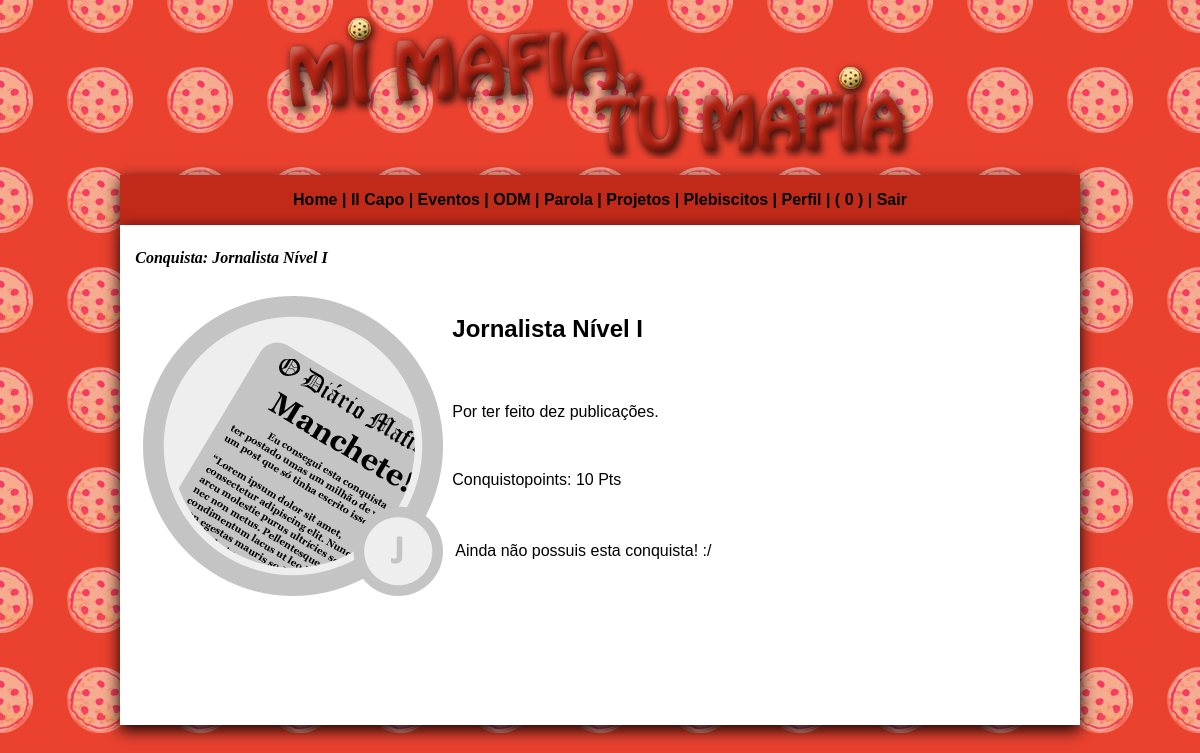
The page /badginfo.php?i=1 (signed in) on the database its author committed.
### tables this page shows
CREATE TABLE `badges` (
  `id_ba` int(11) NOT NULL,
  `nsup_ba` int(11) NOT NULL,
  `ninf_ba` int(11) NOT NULL,
  `name_ba` varchar(255) NOT NULL,
  `img_ba` varchar(255) NOT NULL,
  `valueof_ba` varchar(50) NOT NULL,
  `value_ba` int(11) NOT NULL,
  `text_ba` text DEFAULT NULL,
  `next_ba` int(11) NOT NULL
);

### rest.php (called while the page is built, shortened)
<?php
if (isset($_SESSION['usera'])){
   $login_user = $_SESSION['usera'];
}else{
   header("Location:index.php");
   exit;
}
?>

### badginfo.php (the view, shortened to what this page needs)
<?php
include('rest.php');
include('conectar.php');
$badgid = $_GET['i'];
$query_guy= "SELECT * FROM user WHERE nickname_user = ?";
$stmt_guy = $conexao->prepare($query_guy);
$stmt_guy->bind_param("s", $login_user);
$stmt_guy->execute();
$rs_guy   = $stmt_guy->get_result();
$infoguy  = $rs_guy->fetch_assoc();
$id_useruma     = $infoguy['id_user'];
$query_badgi = "SELECT * FROM badges WHERE id_ba = ?";
$stmt_badgi = $conexao->prepare($query_badgi);
$stmt_badgi->bind_param("i", $badgid);
$stmt_badgi->execute();
$rs_badgi = $stmt_badgi->get_result();
$infobadg = $rs_badgi->fetch_assoc();
$nome_badgi		= $infobadg['name_ba'];
$su_badgi		= $infobadg['nsup_ba'];
$in_badgi		= $infobadg['ninf_ba'];
$img_badgi		= $infobadg['img_ba'];
$valof_badgi	= $infobadg['valueof_ba'];
$text_badgi		= $infobadg['text_ba'];
$query_badgim = "SELECT * FROM badge_won WHERE iduse_bw = ? AND idba_tot_bw = ? AND idba_bw = ?";
$stmt_badgim = $conexao->prepare($query_badgim);
$stmt_badgim->bind_param("iii", $id_useruma, $su_badgi, $in_badgi);
$stmt_badgim->execute();
$rs_badgim = $stmt_badgim->get_result();
$num_badgm = $rs_badgim->num_rows;
?>
<!DOCTYPE html PUBLIC "-//W3C//DTD XHTML 1.0 Transitional//EN" "http://www.w3.org/TR/xhtml1/DTD/xhtml1-transitional.dtd">
<html xmlns="http://www.w3.org/1999/xhtml">
<head>
<link rel="stylesheet" href="css/geral.css" type="text/css" />
</head>
<body leftmargin="0" topmargin="0" background="img/back2.png">
<table cellpadding="0" cellspacing="0" width="100%" border="0">
  <tr>
    <td width="10%">&nbsp;</td>
    <td align="center" valign="bottom"><p><img src="img/tit.png"></p></td>
    <td width="10%">&nbsp;</td>
  </tr>
  <tr>
    <td>&nbsp;</td>
    <td bgcolor="#c12a19" align="center" style="box-shadow: 0px 5px 15px #000;
" height="50"><?php include ('menu.php');?></td>
    <td>&nbsp;</td>
  </tr>
  <tr>
    <td>&nbsp;</td>
    <td bgcolor="#FFFFFF" style="box-shadow: 0px 5px 15px #000;
" height="500" valign="top">
<table width="100%" border="0">
      <tr>
      <td>&nbsp;</td>
      <td align="left" valign="top">
      <h4><i><font face="Georgia, Times New Roman, Times, serif">Conquista: <?=$nome_badgi?></font></i></h4>
      </td>
      <td>&nbsp;</td>
      </tr>
<tr>
<td>&nbsp;</td>
<td>
<table border="0" width="100%">
<tr>
<td width="310" align="center" rowspan="5" valign="top">
<img src="img/badges/<?=$img_badgi?>.png" title="<?=$nome_badgi?> - <?=$text_badgi?> - <?=$valof_badgi?> Pts" width="300" />
</td>
<td valign="top">
<h2><?=$nome_badgi?></h2>
</td>
</tr>
<tr>
<td valign="top">
<p>
<?=$text_badgi?>
</p>
</td>
</tr>
<tr>
<td valign="top">
<p>
Conquistopoints: <?=$valof_badgi?> Pts
</p>
</td>
</tr>
<tr>
<td valign="top">
<p><table border="0" width="100%">
<tr>
<?php
if($num_badgm == 0){
	echo '<td>Ainda não possuis esta conquista! :/</td>';
}
?>
</tr>
</table>
</p>
</td>
</tr>
</table>
</td>
<td>&nbsp;</td>
</tr>
      </table>
      </td>
      <td>&nbsp;</td>
      </tr>
    </table>
</body>
</html>

### css/geral.css (style rules this page uses)
body { font-family:Verdana, Geneva, sans-serif; }

### rows shown on the page
badges: name_ba "Jornalista Nível I", text_ba "Por ter feito dez publicações.", valueof_ba "10"
